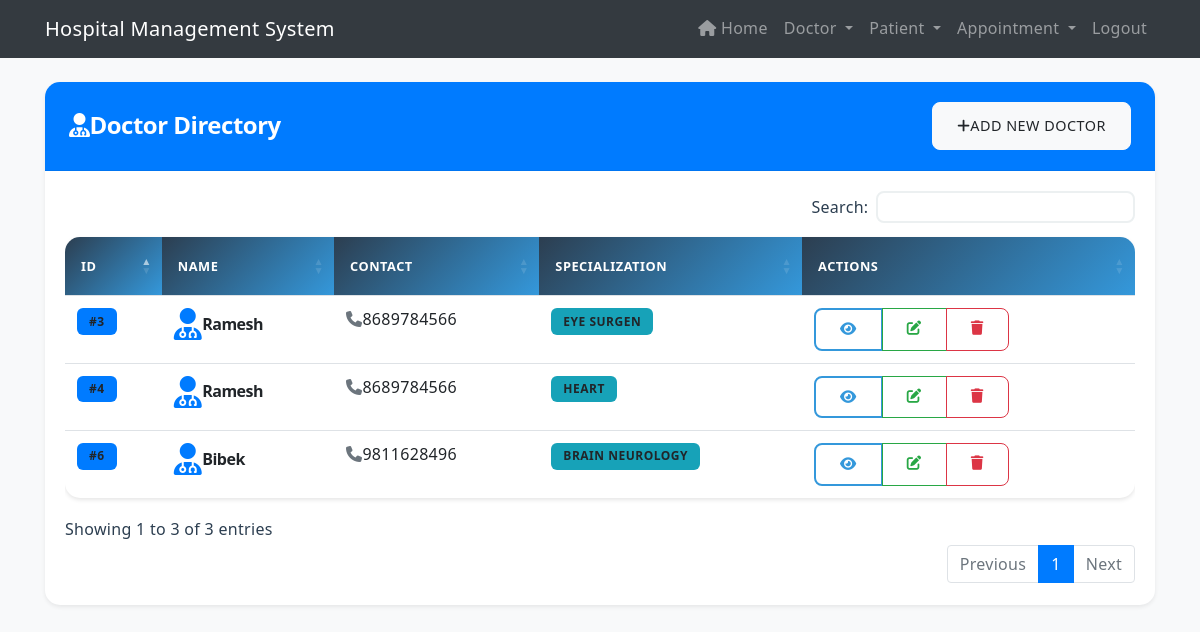
/view_doctor/ (signed in), run on the app's committed database.
### hospital/models.py (models this page shows, shortened)
class Doctor(models.Model):
    name= models.CharField(max_length=50)
    mobile= models.CharField(max_length=10)
    special=models.CharField(max_length=50)

### hospital/views.py (the view)
# urls.py: path('view_doctor/', View_Doctor, name='view_doctor'),
def View_Doctor(request):
    if not request.user.is_staff:
        return redirect('login')
    doc = Doctor.objects.all()
    d = {'doc':doc}
    return render(request, 'view_doctor.html', d)

### hospital/templates/view_doctor.html (shortened to what this page needs)
{% extends 'nav_bar.html' %}
{% load static %}
{% block body %}
<div class="container py-4">
    <div class="card shadow-sm">
        <div class="card-header bg-primary text-white d-flex justify-content-between align-items-center">
            <h4 class="mb-0"><i class="fas fa-user-md me-2"></i>Doctor Directory</h4>
            <a href="{% url 'add_doctor' %}" class="btn btn-light btn-sm">
                <i class="fas fa-plus me-2"></i>Add New Doctor
            </a>
        </div>
        <div class="card-body">
            <div class="table-responsive">
                <table class="table table-hover" id="example">
                    <thead>
                        <tr>
                            <th>ID</th>
                            <th>Name</th>
                            <th>Contact</th>
                            <th>Specialization</th>
                            <th>Actions</th>
                        </tr>
                    </thead>
                    <tbody>
                        {% for i in doc %}
                        <tr>
                            <td>
                                <span class="badge bg-primary">#{{ i.id }}</span>
                            </td>
                            <td>
                                <div class="d-flex align-items-center">
                                    <div class="avatar-sm me-2">
                                        <i class="fas fa-user-md fa-2x text-primary"></i>
                                    </div>
                                    <div>
                                        <h6 class="mb-0">{{ i.name }}</h6>
                                    </div>
                                </div>
                            </td>
                            <td>
                                <div class="d-flex align-items-center">
                                    <i class="fas fa-phone text-muted me-2"></i>
                                    {{ i.mobile }}
                                </div>
                            </td>
                            <td>
                                <span class="badge bg-info">{{ i.special }}</span>
                            </td>
                            <td>
                                <div class="btn-group">
                                    <a href="#" class="btn btn-sm btn-outline-primary" title="View Details">
                                        <i class="fas fa-eye"></i>
                                    </a>
                                    <a href="#" class="btn btn-sm btn-outline-success" title="Edit">
                                        <i class="fas fa-edit"></i>
                                    </a>
                                    <a href="{% url 'delete_doctor' i.id %}"
                                       onclick="return confirm('Are you sure you want to delete this doctor?')"
                                       class="btn btn-sm btn-outline-danger" title="Delete">
                                        <i class="fas fa-trash"></i>
                                    </a>
                                </div>
                            </td>
                        </tr>
                        {% endfor %}
                    </tbody>
                </table>
            </div>
        </div>
    </div>
</div>
{% endblock %}

### hospital/static/css/style.css (style rules this page uses)
:root { --primary-color: #2c3e50; --secondary-color: #3498db; --accent-color: #e74c3c; --success-color: #2ecc71; --warning-color: #f1c40f; --danger-color: #e74c3c; --light-color: #ecf0f1; --dark-color: #2c3e50; --gray-color: #95a5a6; --white-color: #ffffff; --gradient-primary: linear-gradient(135deg, var(--primary-color), var(--secondary-color)); --gradient-success: linear-gradient(135deg, #27ae60, var(--success-color)); --gradient-warning: linear-gradient(135deg, #f39c12, var(--warning-color)); --gradient-danger: linear-gradient(135deg, #c0392b, var(--danger-color)); --box-shadow-sm: 0 2px 4px rgba(0,0,0,0.1); --box-shadow-md: 0 4px 6px rgba(0,0,0,0.1); --box-shadow-lg: 0 10px 15px rgba(0,0,0,0.1); --transition-base: all 0.3s ease; }
body { font-family: 'Segoe UI', Tahoma, Geneva, Verdana, sans-serif; line-height: 1.6; color: var(--dark-color); background-color: #f8f9fa; letter-spacing: 0.3px; }
h1, h2, h3, h4, h5, h6 { font-weight: 600; letter-spacing: -0.5px; margin-bottom: 1rem; }
.card { border: none; border-radius: 15px; box-shadow: var(--box-shadow-sm); transition: var(--transition-base); background: var(--white-color); overflow: hidden; }
.card-header { background: var(--white-color); border-bottom: 1px solid rgba(0,0,0,0.05); padding: 1.25rem 1.5rem; }
.table { background-color: var(--white-color); border-radius: 15px; overflow: hidden; margin-bottom: 0; box-shadow: var(--box-shadow-sm); }
.table thead th { background: var(--gradient-primary); color: var(--white-color); border: none; padding: 1.25rem 1rem; font-weight: 600; text-transform: uppercase; font-size: 0.8rem; letter-spacing: 0.5px; }
.table-hover tbody tr { transition: var(--transition-base); }
.btn { padding: 0.75rem 1.5rem; border-radius: 8px; font-weight: 500; transition: var(--transition-base); text-transform: uppercase; letter-spacing: 0.5px; font-size: 0.9rem; }
.btn-outline-primary { border: 2px solid var(--secondary-color); color: var(--secondary-color); }
.badge { padding: 0.6em 1em; font-weight: 600; border-radius: 6px; text-transform: uppercase; letter-spacing: 0.5px; font-size: 0.75rem; }

### data on the page
Doctor: id "3", name "Ramesh", mobile "8689784566", special "EYE SURGEN"
Doctor: id "4", name "Ramesh", mobile "8689784566", special "HEART"
Doctor: id "6", name "Bibek", mobile "9811628496", special "BRAIN NEUROLOGY"
